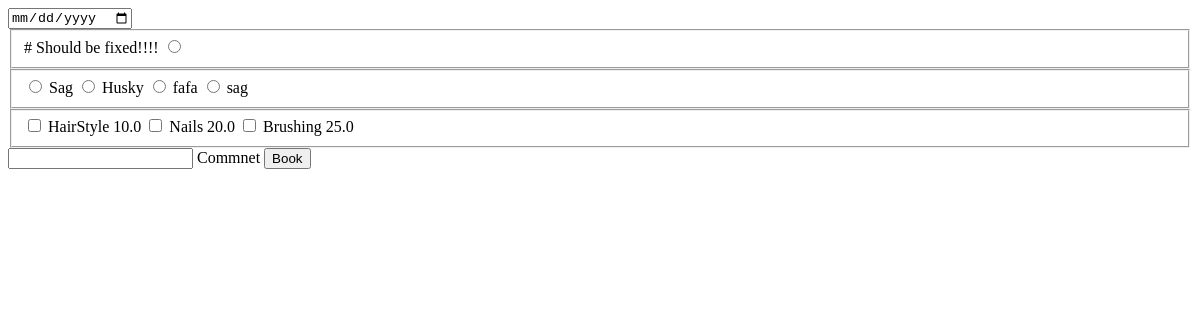
Page /booking/ (signed in) on the earlier database version.
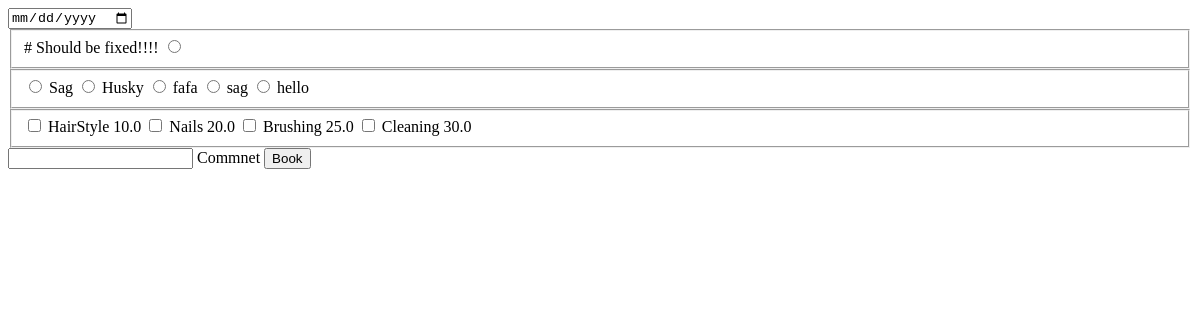
Same page on the later database version.
### doggroomer/models.py (models this page shows, shortened)
class Dog(models.Model):
    name = models.CharField(max_length=50)
    owner = models.ForeignKey(User, on_delete=models.CASCADE, null=False)
    breed = models.CharField(max_length=50)
    birth_date = models.DateField(null=True)

class Option(models.Model):
    name = models.CharField(max_length=200, help_text="Enter grooming option here")
    price = models.FloatField("Price to be charged")

### doggroomer/views.py (the view)
# urls.py: path('booking/', views.booking, name='booking')
@login_required
def booking(request):
    if request.method == "POST":
        options = request.POST.getlist('service_id')
        options_id = [int(option) for option in options]
        start_time = request.POST.get('start_time').split(':')
        print(request.POST.get('appointment_date'))
        appointment_date = request.POST.get('appointment_date').split('-')
        date = datetime.date(int(appointment_date[0]), int(appointment_date[1]), int(appointment_date[2]))
        time_ = datetime.time(int(start_time[0]), int(start_time[1]))
        print('date is')
        print(date)
        print('time is')
        print(time_)
        final_datetime = datetime.datetime.combine(date, time_)
        print('final')
        print(final_datetime)
        dog = Dog.objects.get(pk=int(request.POST.get('dog_id')))
        description = request.POST.get('comments')
        appointment = Appointment.objects.create(user=request.user,
                                                 description=description, dog=dog, start_time=final_datetime)
        appointment.save()
        for option_id in options_id:
            appointment.option.add(Option.objects.get(pk=option_id))
        appointment.save()
        return render(request, 'profile.html',context={ 'appointments': Appointment.objects.filter(user=request.user),
                                                 'dogs': Dog.objects.filter(owner=request.user)})
    else:
        times = ['9:00', '10:30', '12:00', '13:30']
        return render(request, 'booking2.html', {'services': Option.objects.all(),
                                                'dogs': Dog.objects.filter(owner=request.user),
                                                'form': AddAppointmentForm(request=request),
                                                 'times':times})

### doggroomer/forms.py
class AddAppointmentForm(ModelForm):
    def __init__(self, *args, **kwargs):
        self.request = kwargs.pop("request")
        super(ModelForm, self).__init__(*args, **kwargs)
        options = Option.objects.all()
        dogs = Dog.objects.filter(owner=self.request.user)
        for option in options:
            self.fields[option.name] = forms.BooleanField()
        self.fields['DOG'] = forms.ChoiceField(choices=enumerate([dog.name for dog in dogs]), widget=forms.RadioSelect())
    class Meta:
        model = Appointment
        fields = ('description', 'option', 'start_time', 'dog')

### doggroomer/templates/booking2.html (shortened to what this page needs)
<!DOCTYPE html>
<html lang="en">
<head>
</head>
<body>
<form method="post">
    <input type="date" name="appointment_date">
     <fieldset id="available_times">
             # Should be fixed!!!!
         <input type="radio" value="12:00" name="start_time" id="start_time">
    </fieldset>
    <fieldset id="dogs">
        {% for dog in dogs %}
        <input type="radio" value="{{ dog.pk }}" name="dog_id" id="dog">
        <label for="dog">{{ dog.name }}</label>
        {% endfor %}
    </fieldset>
    <fieldset id="dogs">
        {% for service in services %}
        <input type="checkbox" value="{{ service.pk }}" name="service_id" id="service">
        <label for="service">{{ service.name }} {{ service.price }}</label>
        {% endfor %}
    </fieldset>
    <input type="text" name="comments" id="comments">
    <label for="comments">Commnet</label>
    <button type="submit">Book</button>
</form>
</body>
</html>

Differences in the rows shown:
added Dog: name "hello"
added Option: name "Cleaning", price "30.0"
